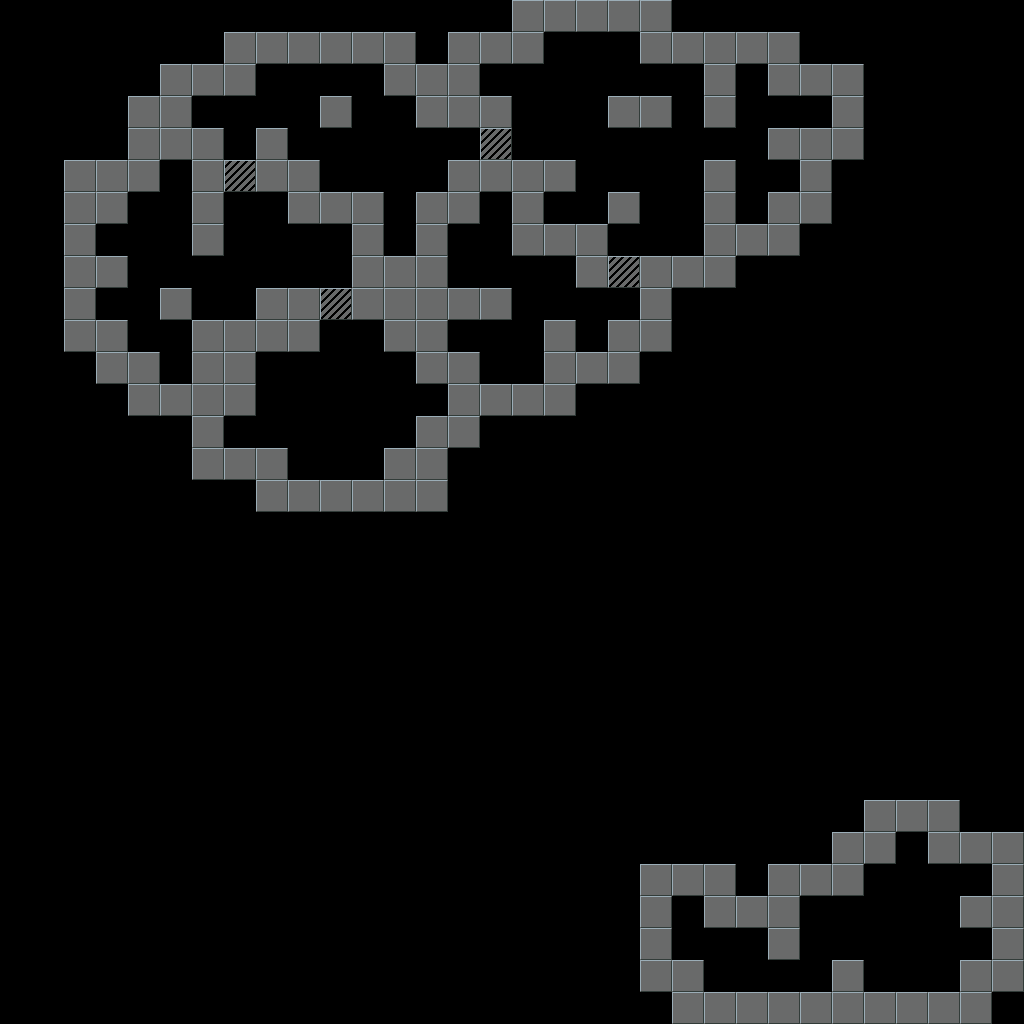

Rendered tile map (Tiled .tmx) drawn with the repository's tilesets; below, a short description and the map source with its tile grids summarised:
An orthogonal 32x32 tile map with 32x32 px tiles, 2 tile layers (Walls, BoundaryWalls) and 37 objects.

<map version="1.8" tiledversion="1.8.2" orientation="orthogonal" renderorder="right-down" width="32" height="32" tilewidth="32" tileheight="32" infinite="0" nextlayerid="6" nextobjectid="226">
 <editorsettings>
  <export target="../src/files/areas/dungeon-8.lua" format="custom" />
 </editorsettings>
 <properties>
  <property name="ceiling" type="int" value="1" />
  <property name="id" value="dungeon-8" />
  <property name="name" value="Dungeon 8" />
  <property name="tileset" value="dungeon" />
 </properties>
 <tileset firstgid="1" source="MainTiles.tsx" />
 <layer id="1" name="Walls" width="32" height="32">
  <data>[1024 cells, 185 non-empty, 2 distinct tile ids]</data>
 </layer>
 <layer id="5" name="BoundaryWalls" width="32" height="32">
  <data>[1024 cells, 0 non-empty, 0 distinct tile ids]</data>
 </layer>
 <objectgroup id="2" name="Object Layer 1">
  <object id="34" gid="4" x="384" y="224" width="32" height="32" />
  <object id="170" gid="36" x="576" y="128" width="32" height="32">
   <properties>
    <property name="direction" type="int" value="1" />
    <property name="gold" type="int" value="0" />
    <property name="id" value="dungeon-8_c6fcebfb-be1e-15f7-0b55-da44912b0de3" />
    <property name="loot" value="" />
   </properties>
  </object>
  <object id="204" gid="36" x="768" y="192" width="32" height="32">
   <properties>
    <property name="direction" type="int" value="1" />
    <property name="gold" type="int" value="3" />
    <property name="id" value="dungeon-8_03c568b8-4675-5985-c11a-06b28a4d1ab3" />
    <property name="loot" value="mana-potion" />
   </properties>
  </object>
  <object id="174" gid="17" x="960" y="896" width="32" height="32">
   <properties>
    <property name="gold" type="int" value="40" />
    <property name="id" value="dungeon-8_82b02d57-4f3c-1ee4-5311-85b40bdfab37" />
    <property name="loot" value="axe-2" />
   </properties>
  </object>
  <object id="221" gid="17" x="960" y="960" width="32" height="32">
   <properties>
    <property name="gold" type="int" value="100" />
    <property name="id" value="dungeon-8_41f7d954-1ff0-c629-4dbe-ecefa5a3c36b" />
    <property name="loot" value="armor-3" />
   </properties>
  </object>
  <object id="185" gid="11" x="128" y="256" width="32" height="32">
   <properties>
    <property name="attack" type="int" value="3" />
    <property name="defence" type="int" value="2" />
    <property name="health" type="int" value="20" />
    <property name="health_max" type="int" value="20" />
    <property name="id" value="dungeon-8_e4aa48fe-defa-b6d2-001c-6f47ead1dbbe" />
    <property name="wanderer" type="int" value="1" />
   </properties>
  </object>
  <object id="202" gid="11" x="384" y="160" width="32" height="32">
   <properties>
    <property name="attack" type="int" value="3" />
    <property name="defence" type="int" value="2" />
    <property name="health" type="int" value="20" />
    <property name="health_max" type="int" value="20" />
    <property name="id" value="dungeon-8_e8fe2767-1dca-fdbf-8841-db5ca16b37f1" />
    <property name="wanderer" type="int" value="1" />
   </properties>
  </object>
  <object id="187" gid="11" x="480" y="352" width="32" height="32">
   <properties>
    <property name="attack" type="int" value="3" />
    <property name="defence" type="int" value="2" />
    <property name="health" type="int" value="20" />
    <property name="health_max" type="int" value="20" />
    <property name="id" value="dungeon-8_299a55be-0c96-87c6-f752-1994e23c27a4" />
    <property name="wanderer" type="int" value="1" />
   </properties>
  </object>
  <object id="206" gid="11" x="288" y="256" width="32" height="32">
   <properties>
    <property name="attack" type="int" value="3" />
    <property name="defence" type="int" value="2" />
    <property name="health" type="int" value="20" />
    <property name="health_max" type="int" value="20" />
    <property name="id" value="dungeon-8_d6a90119-a0ed-771b-0686-c8d9fdb49f08" />
    <property name="wanderer" type="int" value="1" />
   </properties>
  </object>
  <object id="191" gid="11" x="96" y="320" width="32" height="32">
   <properties>
    <property name="attack" type="int" value="3" />
    <property name="defence" type="int" value="2" />
    <property name="health" type="int" value="20" />
    <property name="health_max" type="int" value="20" />
    <property name="id" value="dungeon-8_ec0410b8-ef39-216f-7386-bd012390db6c" />
    <property name="wanderer" type="int" value="1" />
   </properties>
  </object>
  <object id="207" gid="11" x="256" y="128" width="32" height="32">
   <properties>
    <property name="attack" type="int" value="3" />
    <property name="defence" type="int" value="2" />
    <property name="health" type="int" value="20" />
    <property name="health_max" type="int" value="20" />
    <property name="id" value="dungeon-8_a1b426f5-1464-f9f4-c08d-5179b10796ac" />
    <property name="wanderer" type="int" value="1" />
   </properties>
  </object>
  <object id="208" gid="11" x="512" y="288" width="32" height="32">
   <properties>
    <property name="attack" type="int" value="3" />
    <property name="defence" type="int" value="2" />
    <property name="health" type="int" value="20" />
    <property name="health_max" type="int" value="20" />
    <property name="id" value="dungeon-8_9bab1e92-15ba-adfa-d664-8fc545e1e691" />
    <property name="wanderer" type="int" value="1" />
   </properties>
  </object>
  <object id="213" gid="11" x="224" y="288" width="32" height="32">
   <properties>
    <property name="attack" type="int" value="3" />
    <property name="defence" type="int" value="2" />
    <property name="health" type="int" value="20" />
    <property name="health_max" type="int" value="20" />
    <property name="id" value="dungeon-8_8450fa26-71a0-bcee-0206-26c7e951b4f3" />
    <property name="wanderer" type="int" value="1" />
   </properties>
  </object>
  <object id="190" gid="36" x="320" y="192" width="32" height="32">
   <properties>
    <property name="direction" type="int" value="2" />
    <property name="gold" type="int" value="0" />
    <property name="id" value="dungeon-8_d214e363-bd54-db3e-949d-5976896e4f02" />
    <property name="loot" value="mana-potion" />
   </properties>
  </object>
  <object id="203" gid="36" x="384" y="448" width="32" height="32">
   <properties>
    <property name="direction" type="int" value="1" />
    <property name="gold" type="int" value="38" />
    <property name="id" value="dungeon-8_729f9854-3af9-fa59-743e-1fad7b0f1272" />
    <property name="loot" value="gloves-3" />
   </properties>
  </object>
  <object id="200" gid="36" x="256" y="384" width="32" height="32">
   <properties>
    <property name="direction" type="int" value="2" />
    <property name="gold" type="int" value="0" />
    <property name="id" value="dungeon-8_8e37a56f-b774-8362-2b77-23e22311ec04" />
    <property name="loot" value="" />
   </properties>
  </object>
  <object id="194" gid="36" x="224" y="256" width="32" height="32">
   <properties>
    <property name="direction" type="int" value="2" />
    <property name="gold" type="int" value="18" />
    <property name="id" value="dungeon-8_6607ce77-68e3-86dd-35d4-c36aa3cd00db" />
    <property name="loot" value="healing-potion" />
   </properties>
  </object>
  </objectgroup>
</map>
<!-- 20 of 37 objects omitted -->
